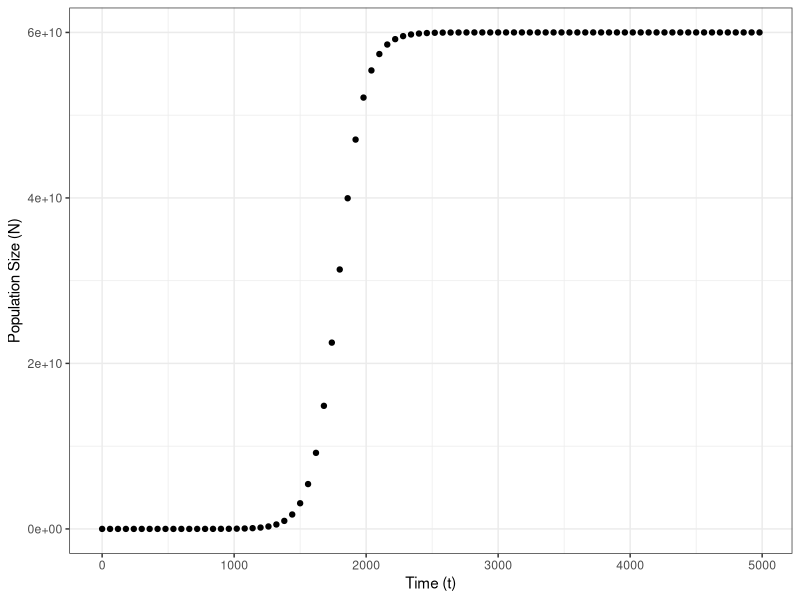
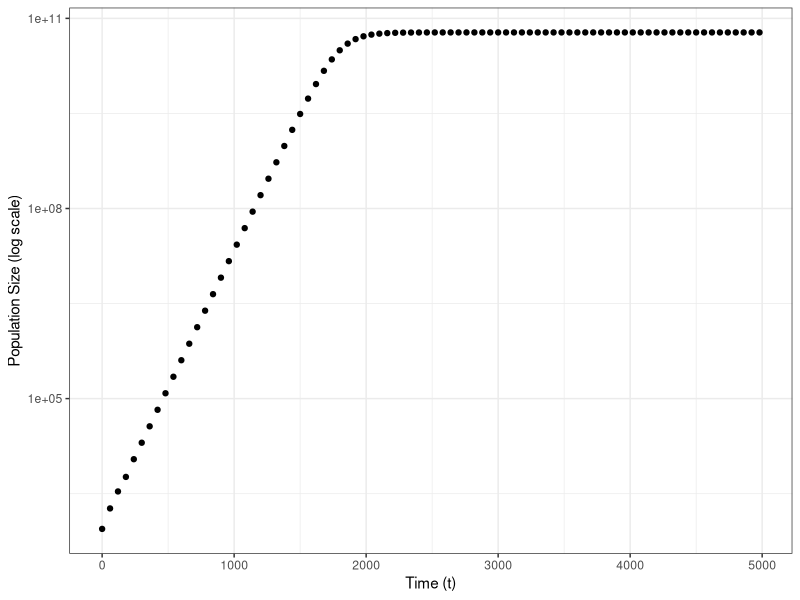
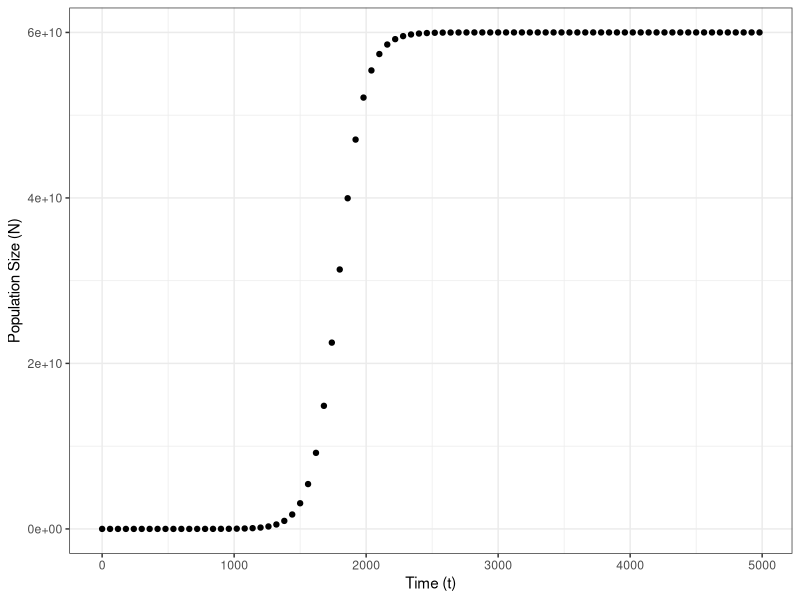
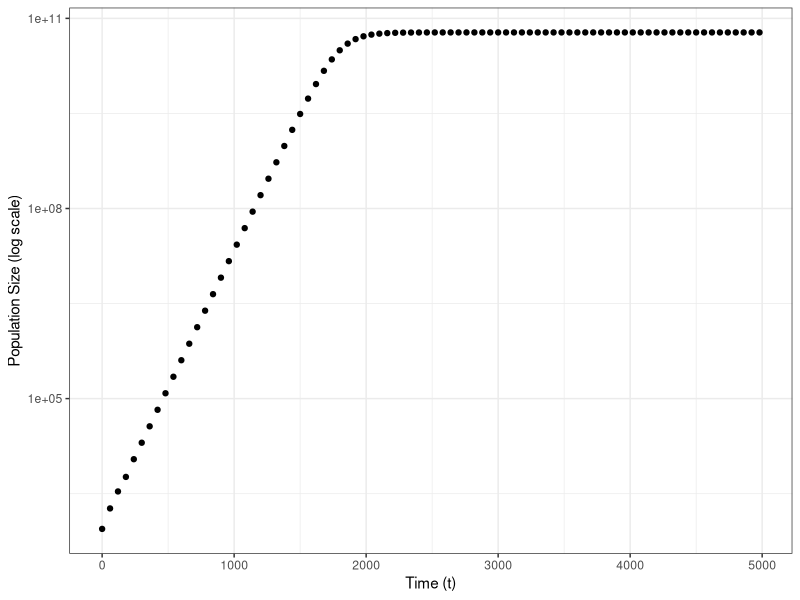

R code for these plots, in order:
#Script to plot the logistic growth data

# Step 1: Load the data
growth_data <- read.csv("Experiment.csv")

# Step 2: Install and load packages
install.packages("ggplot2")
library(ggplot2)

# Step 3: Plot the data with raw scale for y-axis
raw_data_plot <- ggplot(data = growth_data, aes(x = t, y = N)) +
  geom_point() +
  xlab("Time (t)") +
  ylab("Population Size (N)") +
  theme_bw()

print(raw_data_plot)

# Step 4: Save the plot as PNG
ggsave("raw_data_plot.png", plot = raw_data_plot, width = 8, height = 6, dpi = 300)

# Step 5: Plot the data with logarithmic scale on y-axis
raw_data_on_log_plot <- ggplot(data = growth_data, aes(x = t, y = N)) +
  geom_point() +
  xlab("Time (t)") +
  ylab("Population Size (log scale)") +
  scale_y_continuous(trans='log10') +
  theme_bw()

print(raw_data_on_log_plot)

# Step 6: Save the plot as PNG
ggsave("raw_data_on_log_plot.png", plot = raw_data_on_log_plot, width = 8, height = 6, dpi = 300)

